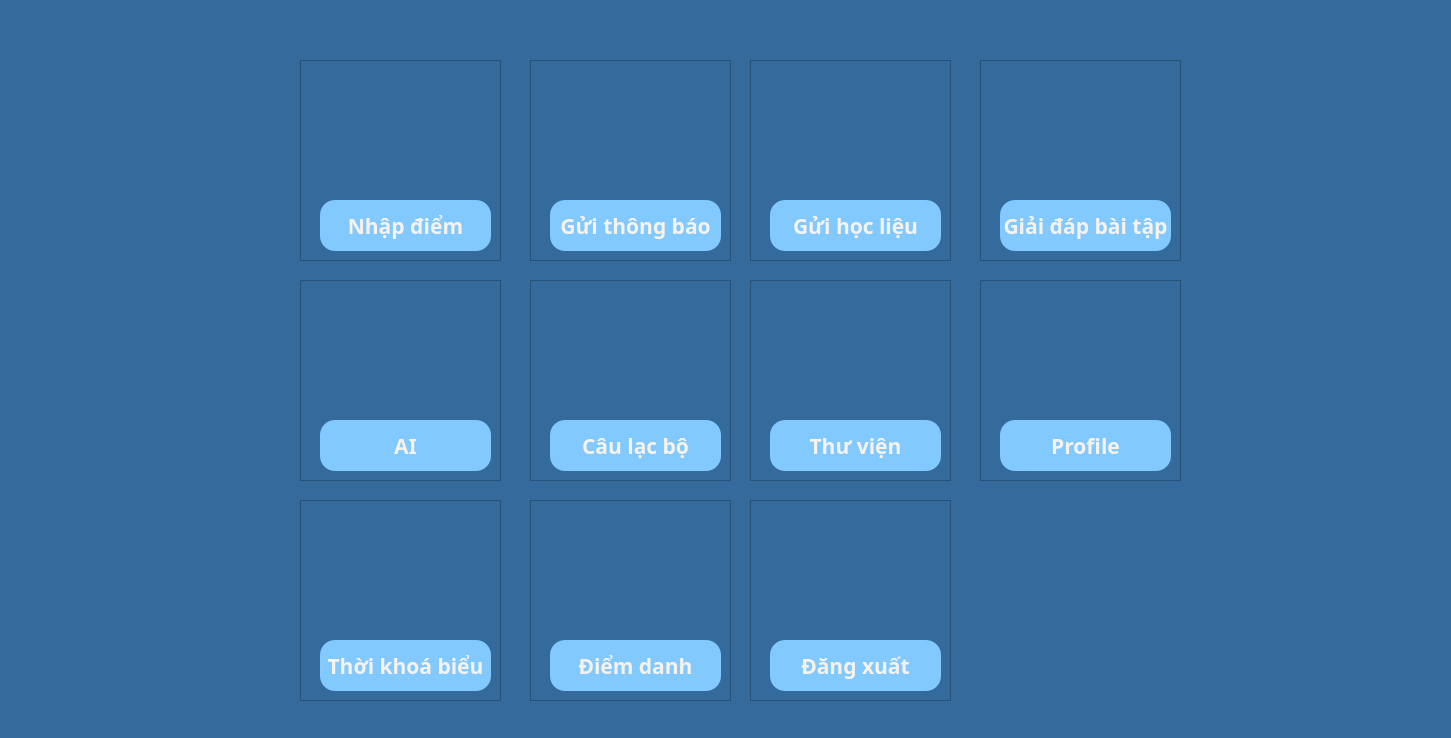
<?xml version="1.0" encoding="UTF-8"?>
<ui version="4.0">
 <class>MainWindow</class>
 <widget class="QMainWindow" name="MainWindow">
  <property name="geometry">
   <rect>
    <x>0</x>
    <y>0</y>
    <width>1451</width>
    <height>738</height>
   </rect>
  </property>
  <property name="windowTitle">
   <string>MainWindow</string>
  </property>
  <property name="styleSheet">
   <string notr="true">background-color: #356a9c;</string>
  </property>
  <widget class="QWidget" name="centralwidget">
   <widget class="QFrame" name="frame">
    <property name="geometry">
     <rect>
      <x>300</x>
      <y>60</y>
      <width>201</width>
      <height>201</height>
     </rect>
    </property>
    <property name="frameShape">
     <enum>QFrame::StyledPanel</enum>
    </property>
    <property name="frameShadow">
     <enum>QFrame::Raised</enum>
    </property>
    <widget class="QLabel" name="label_2">
     <property name="geometry">
      <rect>
       <x>40</x>
       <y>10</y>
       <width>121</width>
       <height>121</height>
      </rect>
     </property>
     <property name="text">
      <string/>
     </property>
     <property name="pixmap">
      <pixmap>icon_pack/icon_1.png</pixmap>
     </property>
     <property name="scaledContents">
      <bool>true</bool>
     </property>
    </widget>
    <widget class="QPushButton" name="ds_nhap_diem">
     <property name="geometry">
      <rect>
       <x>20</x>
       <y>140</y>
       <width>171</width>
       <height>51</height>
      </rect>
     </property>
     <property name="font">
      <font>
       <family>Bahnschrift</family>
       <pointsize>16</pointsize>
       <weight>75</weight>
       <italic>false</italic>
       <bold>true</bold>
      </font>
     </property>
     <property name="cursor">
      <cursorShape>PointingHandCursor</cursorShape>
     </property>
     <property name="styleSheet">
      <string notr="true">border-radius: 15px;
font: 600 16pt &quot;Bahnschrift&quot;;
background-color:rgb(129, 201, 255);
color: #F8F2EC;</string>
     </property>
     <property name="text">
      <string>Nhập điểm</string>
     </property>
    </widget>
   </widget>
   <widget class="QFrame" name="frame_2">
    <property name="geometry">
     <rect>
      <x>530</x>
      <y>60</y>
      <width>201</width>
      <height>201</height>
     </rect>
    </property>
    <property name="frameShape">
     <enum>QFrame::StyledPanel</enum>
    </property>
    <property name="frameShadow">
     <enum>QFrame::Raised</enum>
    </property>
    <widget class="QLabel" name="label_3">
     <property name="geometry">
      <rect>
       <x>40</x>
       <y>10</y>
       <width>121</width>
       <height>121</height>
      </rect>
     </property>
     <property name="text">
      <string/>
     </property>
     <property name="pixmap">
      <pixmap>icon_pack/icon_2.png</pixmap>
     </property>
     <property name="scaledContents">
      <bool>true</bool>
     </property>
    </widget>
    <widget class="QPushButton" name="school_notification">
     <property name="geometry">
      <rect>
       <x>20</x>
       <y>140</y>
       <width>171</width>
       <height>51</height>
      </rect>
     </property>
     <property name="font">
      <font>
       <family>Bahnschrift</family>
       <pointsize>16</pointsize>
       <weight>75</weight>
       <italic>false</italic>
       <bold>true</bold>
      </font>
     </property>
     <property name="cursor">
      <cursorShape>PointingHandCursor</cursorShape>
     </property>
     <property name="styleSheet">
      <string notr="true">border-radius: 15px;
font: 600 16pt &quot;Bahnschrift&quot;;
background-color:rgb(129, 201, 255);
color: #F8F2EC;</string>
     </property>
     <property name="text">
      <string>Gửi thông báo</string>
     </property>
    </widget>
   </widget>
   <widget class="QFrame" name="frame_4">
    <property name="geometry">
     <rect>
      <x>980</x>
      <y>60</y>
      <width>201</width>
      <height>201</height>
     </rect>
    </property>
    <property name="frameShape">
     <enum>QFrame::StyledPanel</enum>
    </property>
    <property name="frameShadow">
     <enum>QFrame::Raised</enum>
    </property>
    <widget class="QLabel" name="label_9">
     <property name="geometry">
      <rect>
       <x>40</x>
       <y>10</y>
       <width>121</width>
       <height>121</height>
      </rect>
     </property>
     <property name="text">
      <string/>
     </property>
     <property name="pixmap">
      <pixmap>icon_pack/icon_6.png</pixmap>
     </property>
     <property name="scaledContents">
      <bool>true</bool>
     </property>
    </widget>
    <widget class="QPushButton" name="tutor">
     <property name="geometry">
      <rect>
       <x>20</x>
       <y>140</y>
       <width>171</width>
       <height>51</height>
      </rect>
     </property>
     <property name="font">
      <font>
       <family>Bahnschrift</family>
       <pointsize>16</pointsize>
       <weight>75</weight>
       <italic>false</italic>
       <bold>true</bold>
      </font>
     </property>
     <property name="cursor">
      <cursorShape>PointingHandCursor</cursorShape>
     </property>
     <property name="styleSheet">
      <string notr="true">border-radius: 15px;
font: 600 16pt &quot;Bahnschrift&quot;;
background-color:rgb(129, 201, 255);
color: #F8F2EC;</string>
     </property>
     <property name="text">
      <string>Giải đáp bài tập</string>
     </property>
    </widget>
   </widget>
   <widget class="QFrame" name="frame_5">
    <property name="geometry">
     <rect>
      <x>750</x>
      <y>60</y>
      <width>201</width>
      <height>201</height>
     </rect>
    </property>
    <property name="frameShape">
     <enum>QFrame::StyledPanel</enum>
    </property>
    <property name="frameShadow">
     <enum>QFrame::Raised</enum>
    </property>
    <widget class="QLabel" name="label_10">
     <property name="geometry">
      <rect>
       <x>40</x>
       <y>10</y>
       <width>121</width>
       <height>121</height>
      </rect>
     </property>
     <property name="text">
      <string/>
     </property>
     <property name="pixmap">
      <pixmap>icon_pack/icon_3.png</pixmap>
     </property>
     <property name="scaledContents">
      <bool>true</bool>
     </property>
    </widget>
    <widget class="QPushButton" name="learning_material_management">
     <property name="geometry">
      <rect>
       <x>20</x>
       <y>140</y>
       <width>171</width>
       <height>51</height>
      </rect>
     </property>
     <property name="font">
      <font>
       <family>Bahnschrift</family>
       <pointsize>16</pointsize>
       <weight>75</weight>
       <italic>false</italic>
       <bold>true</bold>
      </font>
     </property>
     <property name="cursor">
      <cursorShape>PointingHandCursor</cursorShape>
     </property>
     <property name="styleSheet">
      <string notr="true">border-radius: 15px;
font: 600 16pt &quot;Bahnschrift&quot;;
background-color:rgb(129, 201, 255);
color: #F8F2EC;</string>
     </property>
     <property name="text">
      <string>Gửi học liệu</string>
     </property>
    </widget>
   </widget>
   <widget class="QFrame" name="frame_6">
    <property name="geometry">
     <rect>
      <x>530</x>
      <y>280</y>
      <width>201</width>
      <height>201</height>
     </rect>
    </property>
    <property name="frameShape">
     <enum>QFrame::StyledPanel</enum>
    </property>
    <property name="frameShadow">
     <enum>QFrame::Raised</enum>
    </property>
    <widget class="QLabel" name="label_11">
     <property name="geometry">
      <rect>
       <x>40</x>
       <y>10</y>
       <width>121</width>
       <height>121</height>
      </rect>
     </property>
     <property name="text">
      <string/>
     </property>
     <property name="pixmap">
      <pixmap>icon_pack/icon_8.png</pixmap>
     </property>
     <property name="scaledContents">
      <bool>true</bool>
     </property>
    </widget>
    <widget class="QPushButton" name="join_club">
     <property name="geometry">
      <rect>
       <x>20</x>
       <y>140</y>
       <width>171</width>
       <height>51</height>
      </rect>
     </property>
     <property name="font">
      <font>
       <family>Bahnschrift</family>
       <pointsize>16</pointsize>
       <weight>75</weight>
       <italic>false</italic>
       <bold>true</bold>
      </font>
     </property>
     <property name="cursor">
      <cursorShape>PointingHandCursor</cursorShape>
     </property>
     <property name="styleSheet">
      <string notr="true">border-radius: 15px;
font: 600 16pt &quot;Bahnschrift&quot;;
background-color:rgb(129, 201, 255);
color: #F8F2EC;</string>
     </property>
     <property name="text">
      <string>Câu lạc bộ</string>
     </property>
    </widget>
   </widget>
   <widget class="QFrame" name="frame_9">
    <property name="geometry">
     <rect>
      <x>750</x>
      <y>280</y>
      <width>201</width>
      <height>201</height>
     </rect>
    </property>
    <property name="frameShape">
     <enum>QFrame::StyledPanel</enum>
    </property>
    <property name="frameShadow">
     <enum>QFrame::Raised</enum>
    </property>
    <widget class="QLabel" name="label_14">
     <property name="geometry">
      <rect>
       <x>40</x>
       <y>10</y>
       <width>121</width>
       <height>121</height>
      </rect>
     </property>
     <property name="text">
      <string/>
     </property>
     <property name="pixmap">
      <pixmap>icon_pack/icon_9.png</pixmap>
     </property>
     <property name="scaledContents">
      <bool>true</bool>
     </property>
    </widget>
    <widget class="QPushButton" name="library">
     <property name="geometry">
      <rect>
       <x>20</x>
       <y>140</y>
       <width>171</width>
       <height>51</height>
      </rect>
     </property>
     <property name="font">
      <font>
       <family>Bahnschrift</family>
       <pointsize>16</pointsize>
       <weight>75</weight>
       <italic>false</italic>
       <bold>true</bold>
      </font>
     </property>
     <property name="cursor">
      <cursorShape>PointingHandCursor</cursorShape>
     </property>
     <property name="styleSheet">
      <string notr="true">border-radius: 15px;
font: 600 16pt &quot;Bahnschrift&quot;;
background-color:rgb(129, 201, 255);
color: #F8F2EC;</string>
     </property>
     <property name="text">
      <string>Thư viện</string>
     </property>
    </widget>
   </widget>
   <widget class="QFrame" name="frame_10">
    <property name="geometry">
     <rect>
      <x>300</x>
      <y>280</y>
      <width>201</width>
      <height>201</height>
     </rect>
    </property>
    <property name="frameShape">
     <enum>QFrame::StyledPanel</enum>
    </property>
    <property name="frameShadow">
     <enum>QFrame::Raised</enum>
    </property>
    <widget class="QLabel" name="label_15">
     <property name="geometry">
      <rect>
       <x>40</x>
       <y>10</y>
       <width>121</width>
       <height>121</height>
      </rect>
     </property>
     <property name="text">
      <string/>
     </property>
     <property name="pixmap">
      <pixmap>icon_pack/icon_7.png</pixmap>
     </property>
     <property name="scaledContents">
      <bool>true</bool>
     </property>
    </widget>
    <widget class="QPushButton" name="ai_ask">
     <property name="geometry">
      <rect>
       <x>20</x>
       <y>140</y>
       <width>171</width>
       <height>51</height>
      </rect>
     </property>
     <property name="font">
      <font>
       <family>Bahnschrift</family>
       <pointsize>16</pointsize>
       <weight>75</weight>
       <italic>false</italic>
       <bold>true</bold>
      </font>
     </property>
     <property name="cursor">
      <cursorShape>PointingHandCursor</cursorShape>
     </property>
     <property name="styleSheet">
      <string notr="true">border-radius: 15px;
font: 600 16pt &quot;Bahnschrift&quot;;
background-color:rgb(129, 201, 255);
color: #F8F2EC;</string>
     </property>
     <property name="text">
      <string>AI</string>
     </property>
    </widget>
   </widget>
   <widget class="QFrame" name="frame_12">
    <property name="geometry">
     <rect>
      <x>980</x>
      <y>280</y>
      <width>201</width>
      <height>201</height>
     </rect>
    </property>
    <property name="frameShape">
     <enum>QFrame::StyledPanel</enum>
    </property>
    <property name="frameShadow">
     <enum>QFrame::Raised</enum>
    </property>
    <widget class="QLabel" name="label_17">
     <property name="geometry">
      <rect>
       <x>40</x>
       <y>10</y>
       <width>121</width>
       <height>121</height>
      </rect>
     </property>
     <property name="text">
      <string/>
     </property>
     <property name="pixmap">
      <pixmap>icon_pack/icon_12.png</pixmap>
     </property>
     <property name="scaledContents">
      <bool>true</bool>
     </property>
    </widget>
    <widget class="QPushButton" name="profile_setting">
     <property name="geometry">
      <rect>
       <x>20</x>
       <y>140</y>
       <width>171</width>
       <height>51</height>
      </rect>
     </property>
     <property name="font">
      <font>
       <family>Bahnschrift</family>
       <pointsize>16</pointsize>
       <weight>75</weight>
       <italic>false</italic>
       <bold>true</bold>
      </font>
     </property>
     <property name="cursor">
      <cursorShape>PointingHandCursor</cursorShape>
     </property>
     <property name="styleSheet">
      <string notr="true">border-radius: 15px;
font: 600 16pt &quot;Bahnschrift&quot;;
background-color:rgb(129, 201, 255);
color: #F8F2EC;</string>
     </property>
     <property name="text">
      <string>Profile</string>
     </property>
    </widget>
   </widget>
   <widget class="QFrame" name="frame_15">
    <property name="geometry">
     <rect>
      <x>750</x>
      <y>500</y>
      <width>201</width>
      <height>201</height>
     </rect>
    </property>
    <property name="frameShape">
     <enum>QFrame::StyledPanel</enum>
    </property>
    <property name="frameShadow">
     <enum>QFrame::Raised</enum>
    </property>
    <widget class="QLabel" name="label_20">
     <property name="geometry">
      <rect>
       <x>40</x>
       <y>10</y>
       <width>121</width>
       <height>121</height>
      </rect>
     </property>
     <property name="text">
      <string/>
     </property>
     <property name="pixmap">
      <pixmap>icon_pack/icon_16.png</pixmap>
     </property>
     <property name="scaledContents">
      <bool>true</bool>
     </property>
    </widget>
    <widget class="QPushButton" name="logout">
     <property name="geometry">
      <rect>
       <x>20</x>
       <y>140</y>
       <width>171</width>
       <height>51</height>
      </rect>
     </property>
     <property name="font">
      <font>
       <family>Bahnschrift</family>
       <pointsize>16</pointsize>
       <weight>75</weight>
       <italic>false</italic>
       <bold>true</bold>
      </font>
     </property>
     <property name="cursor">
      <cursorShape>PointingHandCursor</cursorShape>
     </property>
     <property name="styleSheet">
      <string notr="true">border-radius: 15px;
font: 600 16pt &quot;Bahnschrift&quot;;
background-color:rgb(129, 201, 255);
color: #F8F2EC;</string>
     </property>
     <property name="text">
      <string>Đăng xuất</string>
     </property>
    </widget>
   </widget>
   <widget class="QFrame" name="frame_14">
    <property name="geometry">
     <rect>
      <x>530</x>
      <y>500</y>
      <width>201</width>
      <height>201</height>
     </rect>
    </property>
    <property name="frameShape">
     <enum>QFrame::StyledPanel</enum>
    </property>
    <property name="frameShadow">
     <enum>QFrame::Raised</enum>
    </property>
    <widget class="QLabel" name="label_19">
     <property name="geometry">
      <rect>
       <x>40</x>
       <y>10</y>
       <width>121</width>
       <height>121</height>
      </rect>
     </property>
     <property name="text">
      <string/>
     </property>
     <property name="pixmap">
      <pixmap>icon_pack/icon_14.png</pixmap>
     </property>
     <property name="scaledContents">
      <bool>true</bool>
     </property>
    </widget>
    <widget class="QPushButton" name="attendance">
     <property name="geometry">
      <rect>
       <x>20</x>
       <y>140</y>
       <width>171</width>
       <height>51</height>
      </rect>
     </property>
     <property name="font">
      <font>
       <family>Bahnschrift</family>
       <pointsize>16</pointsize>
       <weight>75</weight>
       <italic>false</italic>
       <bold>true</bold>
      </font>
     </property>
     <property name="cursor">
      <cursorShape>PointingHandCursor</cursorShape>
     </property>
     <property name="styleSheet">
      <string notr="true">border-radius: 15px;
font: 600 16pt &quot;Bahnschrift&quot;;
background-color:rgb(129, 201, 255);
color: #F8F2EC;</string>
     </property>
     <property name="text">
      <string>Điểm danh</string>
     </property>
    </widget>
   </widget>
   <widget class="QFrame" name="frame_16">
    <property name="geometry">
     <rect>
      <x>300</x>
      <y>500</y>
      <width>201</width>
      <height>201</height>
     </rect>
    </property>
    <property name="frameShape">
     <enum>QFrame::StyledPanel</enum>
    </property>
    <property name="frameShadow">
     <enum>QFrame::Raised</enum>
    </property>
    <widget class="QLabel" name="label_21">
     <property name="geometry">
      <rect>
       <x>40</x>
       <y>10</y>
       <width>121</width>
       <height>121</height>
      </rect>
     </property>
     <property name="text">
      <string/>
     </property>
     <property name="pixmap">
      <pixmap>icon_pack/icon_15.png</pixmap>
     </property>
     <property name="scaledContents">
      <bool>true</bool>
     </property>
    </widget>
    <widget class="QPushButton" name="timetable">
     <property name="geometry">
      <rect>
       <x>20</x>
       <y>140</y>
       <width>171</width>
       <height>51</height>
      </rect>
     </property>
     <property name="font">
      <font>
       <family>Bahnschrift</family>
       <pointsize>16</pointsize>
       <weight>75</weight>
       <italic>false</italic>
       <bold>true</bold>
      </font>
     </property>
     <property name="cursor">
      <cursorShape>PointingHandCursor</cursorShape>
     </property>
     <property name="styleSheet">
      <string notr="true">border-radius: 15px;
font: 600 16pt &quot;Bahnschrift&quot;;
background-color:rgb(129, 201, 255);
color: #F8F2EC;</string>
     </property>
     <property name="text">
      <string>Thời khoá biểu</string>
     </property>
    </widget>
   </widget>
  </widget>
 </widget>
 <resources/>
 <connections/>
</ui>
